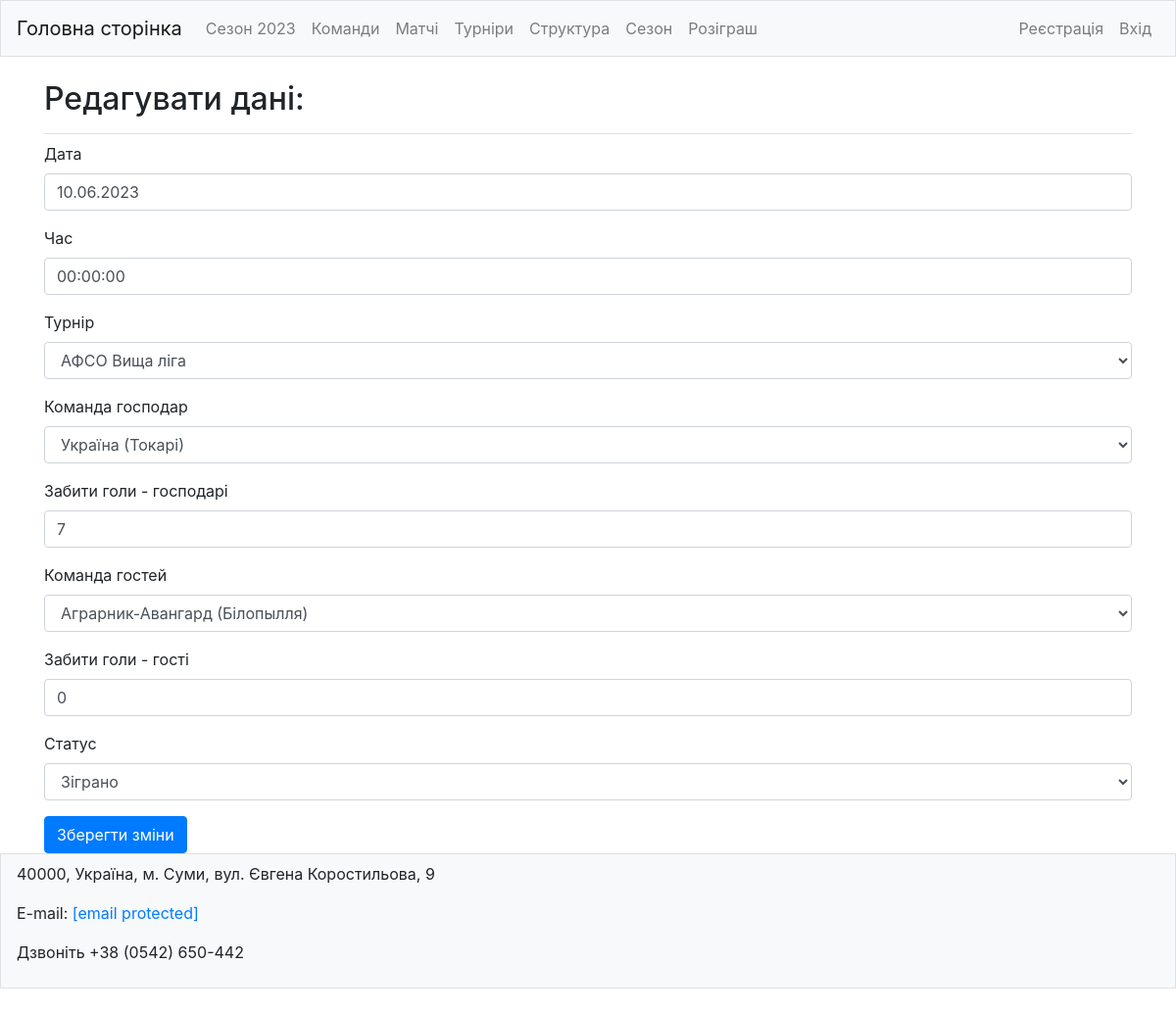
Before: /edit_match/1/ with the older database file.
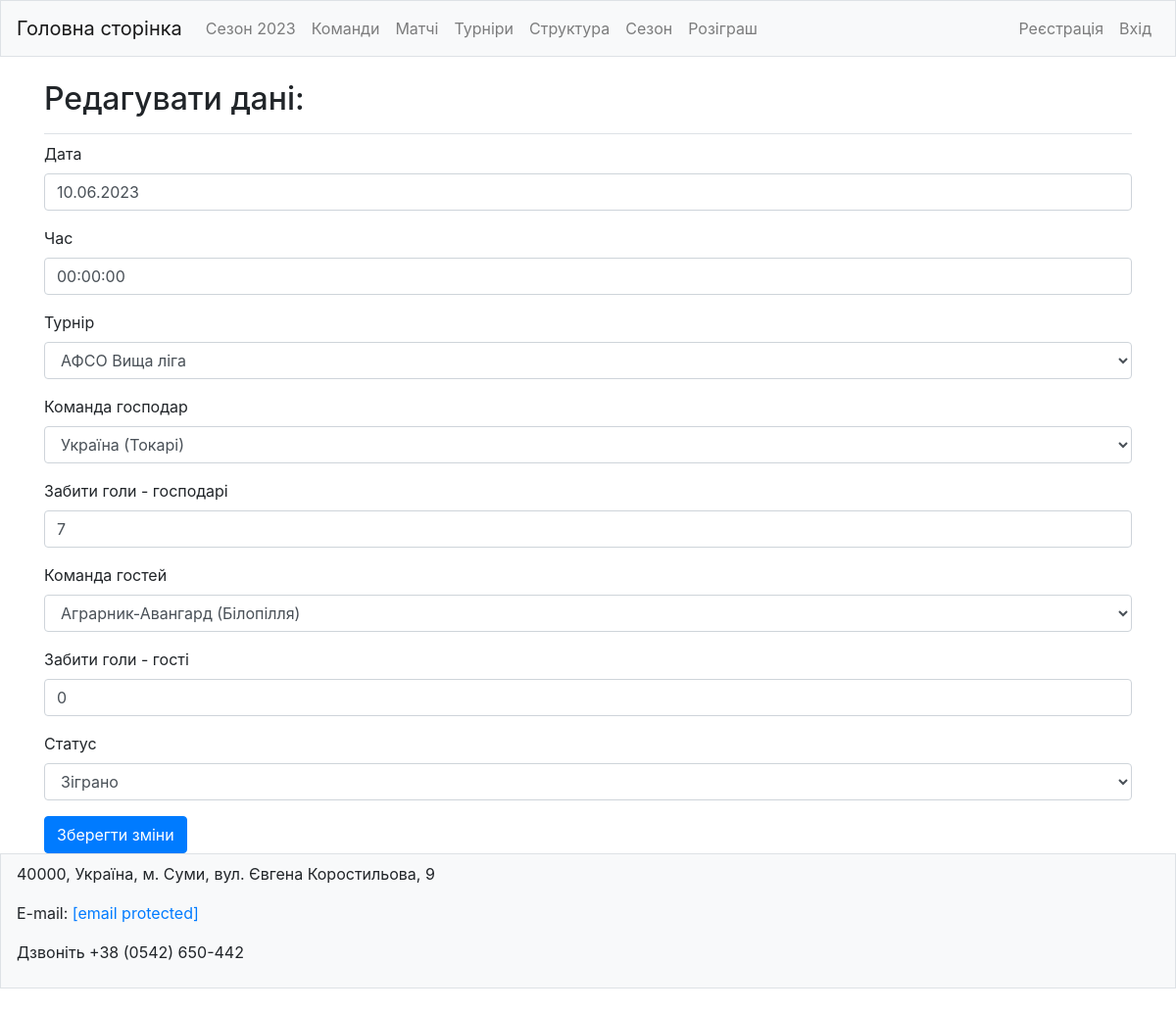
After: the same page with the newer database file.
### footballs/models.py (models this page shows, shortened)
class Matches(models.Model):
    STATUS_MATCH = (
        ('not_played', 'Не зіграно'),
        ('played', 'Зіграно'),
        ('tech_defeat', 'Тех. поразка'),
    )
    match_date = models.DateField(blank=True, default='01.01.2023', verbose_name="Дата")
    match_time = models.TimeField(blank=True, default='00:00', verbose_name="Час")
    tournament = models.ForeignKey(Tournaments, on_delete=models.DO_NOTHING, related_name='tournaments',
                                      verbose_name="Турнір")
    host_team = models.ForeignKey(Teams, on_delete=models.DO_NOTHING, related_name="teams_home",
                                     verbose_name="Команда господар")
    visiting_team = models.ForeignKey(Teams, on_delete=models.DO_NOTHING, related_name="teams_guests",
                                         verbose_name="Команда гостей")
    host_team_goals = models.IntegerField(null=True, blank=True, verbose_name="Забити голи - господарі",
                                          validators=[MinValueValidator(0),
                                                      MaxValueValidator(99)])
    visiting_team_goals = models.IntegerField(null=True, blank=True, verbose_name="Забити голи - гості",
                                              validators=[MinValueValidator(0),
                                                          MaxValueValidator(99)])
    status = models.CharField(max_length=11, choices=STATUS_MATCH, blank=True, default='not_played',
                              verbose_name="Статус")
    round = models.ForeignKey(Rounds, on_delete=models.DO_NOTHING, related_name='tur', verbose_name="Тур")
    date_create = models.DateTimeField(auto_now_add=True)
    date_update = models.DateTimeField(auto_now=True)
    class Meta:
        verbose_name = "Матчі"
        verbose_name_plural = "Матчі"

### footballs/views.py (the view)
# urls.py: path('edit_match/<int:match_id>/', views.edit_match, name='edit_match'),
def edit_match(request, match_id):
    match = Matches.objects.get(id=match_id)
    if request.method != 'POST':
        form = MatchesForm(instance=match)
    else:
        form = MatchesForm(instance=match, data=request.POST)
        if form.is_valid():
            form.save()
            return redirect('footballs:match', match_id=match.id)
    context = {
        'match': match,
        'form': form,
    }
    return render(request, 'footballs/edit_match.html', context)

### footballs/forms.py
class MatchesForm(forms.ModelForm):
    class Meta:
        model = Matches
        fields = [
            'match_date',
            'match_time',
            'tournament',
            'host_team',
            'host_team_goals',
            'visiting_team',
            'visiting_team_goals',
            'status',
        ]

### footballs/models.py (called while the page is built)
    def __str__(self):
        return self.name

    def __str__(self):
        return self.team

### footballs/templates/footballs/edit_match.html (shortened to what this page needs)
{% extends 'base.html'%}
{% load bootstrap4 %}
{% block page_header %}
  <h2>Редагувати дані:</h2>
{% endblock page_header %}
{% block content %}
    <form action="{% url 'footballs:matches' %}" enctype="multipart/form-data" method='post' form method="post">
        {% bootstrap_form form %}
        {% buttons %}
        <button name="submit" class="btn btn-primary">Зберегти зміни</button>
        {% endbuttons %}
    </form>
{% endblock content %}

Changed rows visible on the page:
changed Matches "АФСО Вища ліга": visiting_team "Аграрник-Авангард (Білопылля)" → "Аграрник-Авангард (Білопілля)"
